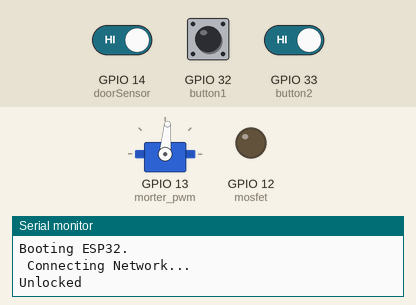
Simulated run of this sketch. Board: ESP32. On the bench: servo, output pins drawn as LEDs (lit = HIGH), the last lines printed to the serial monitor. The test bench sets the inputs (shaded band); at power-on: GPIO 32 (button1) HIGH, GPIO 14 (doorSensor) HIGH, GPIO 33 (button2) HIGH. WiFi joins after 1.5 s; servers stay silent unless stated; not simulated (calls return 0 or success): secret.h.

Above: at 3.7 s.
3.8 s: GPIO 32 (button1) pulled LOW for 3.2 s
At 4.6 s:
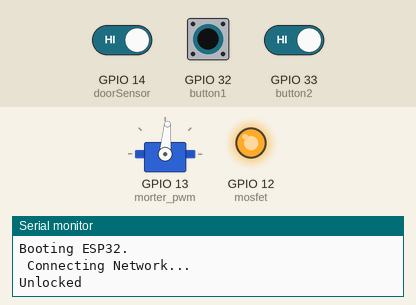
8.5 s: GPIO 14 (doorSensor) driven LOW and GPIO 33 (button2) driven LOW
At 10.3 s:
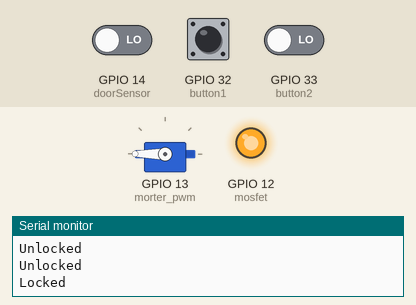
11.5 s: GPIO 14 (doorSensor) driven HIGH
At 12.3 s:
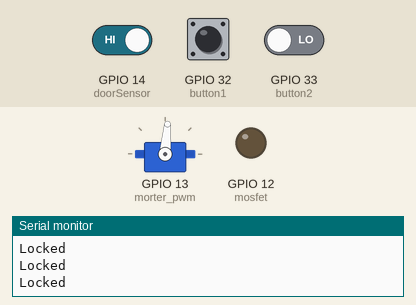
13.0 s: GPIO 14 (doorSensor) driven LOW
At 13.4 s:
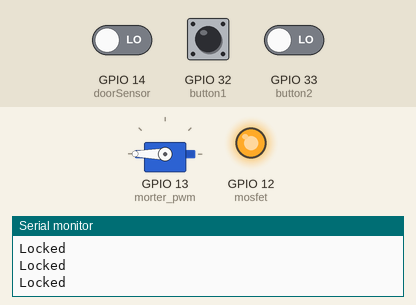
16.0 s: GPIO 33 (button2) driven HIGH
At 16.9 s:
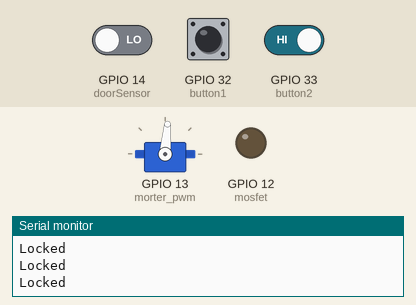
Timing chart, 0 to 18.5 s (numbered marks = the images above; inputs shaded):
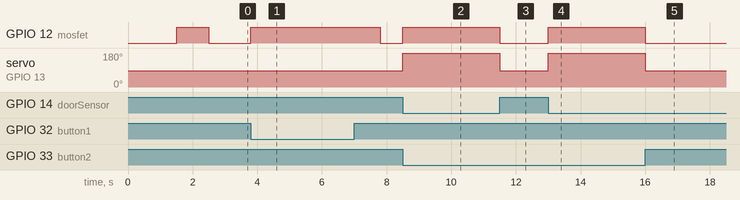

Measured:
- after the input at 3.8 s, GPIO 12 (mosfet): LOW → HIGH at once, → LOW 4.0 s later
- after the input at 8.5 s, GPIO 12 (mosfet): LOW → HIGH at once; servo on GPIO 13 (morter_pwm): 85° → 180° at once
- after the input at 11.5 s, GPIO 12 (mosfet): HIGH → LOW at once; servo on GPIO 13 (morter_pwm): 180° → 85° at once
- after the input at 13.0 s, GPIO 12 (mosfet): LOW → HIGH at once; servo on GPIO 13 (morter_pwm): 85° → 180° at once
- after the input at 16.0 s, GPIO 12 (mosfet): HIGH → LOW at once; servo on GPIO 13 (morter_pwm): 180° → 85° at once

The sketch:

door_lock.ino
```cpp
#include <WiFi.h>
#include <WiFiUdp.h>

#include <ESPmDNS.h>
#include <ArduinoOTA.h>

#include <WebServer.h>
#include "Arduino_JSON.h"

#include <ESP32Servo.h>
#include <Ticker.h>

#include <secret.h>

Servo myservo;
WebServer server(80);
Ticker timer_autolock;

WiFiClient wifi;

const char* HOSTNAME = "esp32_door";

const int button1 = 32;
const int button2 = 33;
const int mosfet = 12;
const int doorSensor = 14;
const int morter_pwm = 13;
const int angleUnlock = 85;
const int angleLock = 180;
const int autoLockSecond = 10;
const bool enableautoLock = true;

bool timerOn = false;

int doorStatus;
bool doorLockStatus;
int button1Status;
int button2Status;

void setup() {
    WiFisetup();
    OTAsetup();
    HTTPsetup();

    myservo.attach(morter_pwm);
    pinMode(button1, INPUT_PULLUP);
    pinMode(button2, INPUT_PULLUP);
    pinMode(mosfet, OUTPUT);
    pinMode(doorSensor, INPUT_PULLUP);

    unlock();
}

void loop() {
    ArduinoOTA.handle();
    server.handleClient();

    button1Status = !digitalRead(button1);
    button2Status = !digitalRead(button2);
    doorStatus = !digitalRead(doorSensor);

    if (button1Status == HIGH) {
        unlock();
    }

    if (button2Status == HIGH) {
        lock();
    }

    if (doorStatus == LOW && doorLockStatus == true) {
        // Unexpected behavior, Picking or Used Key.
        doorLockStatus = false;
    }

    if (enableautoLock && doorStatus == HIGH && doorLockStatus == false) {
        if (!timerOn) {
            timer_autolock.once(autoLockSecond, autolock);
            timerOn = true;
        }
        if (button2Status == 1) {
            autolock();
        }
    }

    reconnect();
}

void WiFisetup() {
    Serial.begin(115200);
    Serial.println("Booting ESP32.\n Connecting Network...");

    WiFi.mode(WIFI_STA);
    WiFi.begin(SSID, WIFI_PASSWORD);
    while (WiFi.waitForConnectResult() != WL_CONNECTED) {
        Serial.println("Connection Failed! Rebooting...");
        delay(5000);
        ESP.restart();
    }
}


void OTAsetup() {
    ArduinoOTA.setHostname(HOSTNAME);

    ArduinoOTA
        .onStart([]() {
                String type;
                if (ArduinoOTA.getCommand() == U_FLASH)
                type = "sketch";
                else
                type = "filesystem";

                Serial.println("Start updating " + type);
                })
        .onEnd([]() {
                Serial.println("\nEnd");
                })
        .onProgress([](unsigned int progress, unsigned int total) {
                Serial.printf("Progress: %u%%\r", (progress / (total / 100)));
                })
        .onError([](ota_error_t error) {
                Serial.printf("Error[%u]: ", error);
                if (error == OTA_AUTH_ERROR) Serial.println("Auth Failed");
                else if (error == OTA_BEGIN_ERROR) Serial.println("Begin Failed");
                else if (error == OTA_CONNECT_ERROR) Serial.println("Connect Failed");
                else if (error == OTA_RECEIVE_ERROR) Serial.println("Receive Failed");
                else if (error == OTA_END_ERROR) Serial.println("End Failed");
                });

    ArduinoOTA.begin();
}

void HTTPsetup() {
    server.on("/lock", apilock);
    server.on("/unlock", apiunlock);
    server.begin();
}

void reconnect() {
    if ( WiFi.status() == WL_DISCONNECTED ) {
        WiFisetup();
    }
}


void unlock() {
    digitalWrite(mosfet, HIGH);
    myservo.write(angleUnlock);
    doorLockStatus = false;
    delay(1000);
    myservo.write(angleUnlock);
    digitalWrite(mosfet, LOW);
    Serial.println("Unlocked");
}

void lock() {
    if (doorStatus == 1) {
        digitalWrite(mosfet, HIGH);
        myservo.write(angleUnlock);
        myservo.write(angleLock);
        doorLockStatus = true;
        delay(1000);
        myservo.write(angleUnlock);
        digitalWrite(mosfet, LOW);
        Serial.println("Locked");
    }
}

void apiunlock() {
    unlock();
    server.send(200, "application/json", "{\"status\": \"unlocked\"}");
}

void apilock() {
    lock();
    server.send(200, "application/json", "{\"status\": \"locked\"}");
}

void autolock() {
    lock();
    timer_autolock.detach();
    timerOn = false;
}
```
